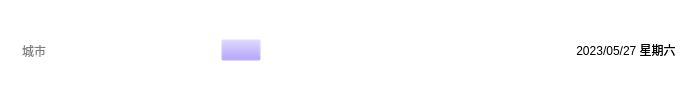
        <widget class="QWidget" name="widget_4" native="true">
         <property name="styleSheet">
          <string notr="true">background-color: rgba(0, 170, 255,0);</string>
         </property>
         <layout class="QHBoxLayout" name="horizontalLayout_4">
          <property name="leftMargin">
           <number>15</number>
          </property>
          <property name="rightMargin">
           <number>20</number>
          </property>
          <item>
           <widget class="QLineEdit" name="leCity">
            <property name="minimumSize">
             <size>
              <width>200</width>
              <height>0</height>
             </size>
            </property>
            <property name="maximumSize">
             <size>
              <width>200</width>
              <height>16777215</height>
             </size>
            </property>
            <property name="styleSheet">
             <string notr="true">font: 14pt &quot;Microsoft YaHei UI&quot;;
background-color: rgb(255, 255, 255);
border-radius: 4px;
padding: 1px 5px</string>
            </property>
            <property name="placeholderText">
             <string>城市</string>
            </property>
           </widget>
          </item>
          <item>
           <widget class="QPushButton" name="btnSearch">
            <property name="styleSheet">
             <string notr="true">background-color: rgba(157, 133, 255,0);</string>
            </property>
            <property name="text">
             <string/>
            </property>
            <property name="icon">
             <iconset resource="res.qrc">
              <normaloff>:/res/search.png</normaloff>:/res/search.png</iconset>
            </property>
           </widget>
          </item>
          <item>
           <spacer name="horizontalSpacer_3">
            <property name="orientation">
             <enum>Qt::Horizontal</enum>
            </property>
            <property name="sizeHint" stdset="0">
             <size>
              <width>309</width>
              <height>20</height>
             </size>
            </property>
           </spacer>
          </item>
          <item>
           <widget class="QLabel" name="lblDate">
            <property name="styleSheet">
             <string notr="true">font: 20pt &quot;Arial&quot;;
background-color: rgba(255, 255, 255,0);</string>
            </property>
            <property name="text">
             <string>2023/05/27 星期六</string>
            </property>
            <property name="alignment">
             <set>Qt::AlignCenter</set>
            </property>
           </widget>
          </item>
         </layout>
        </widget>
